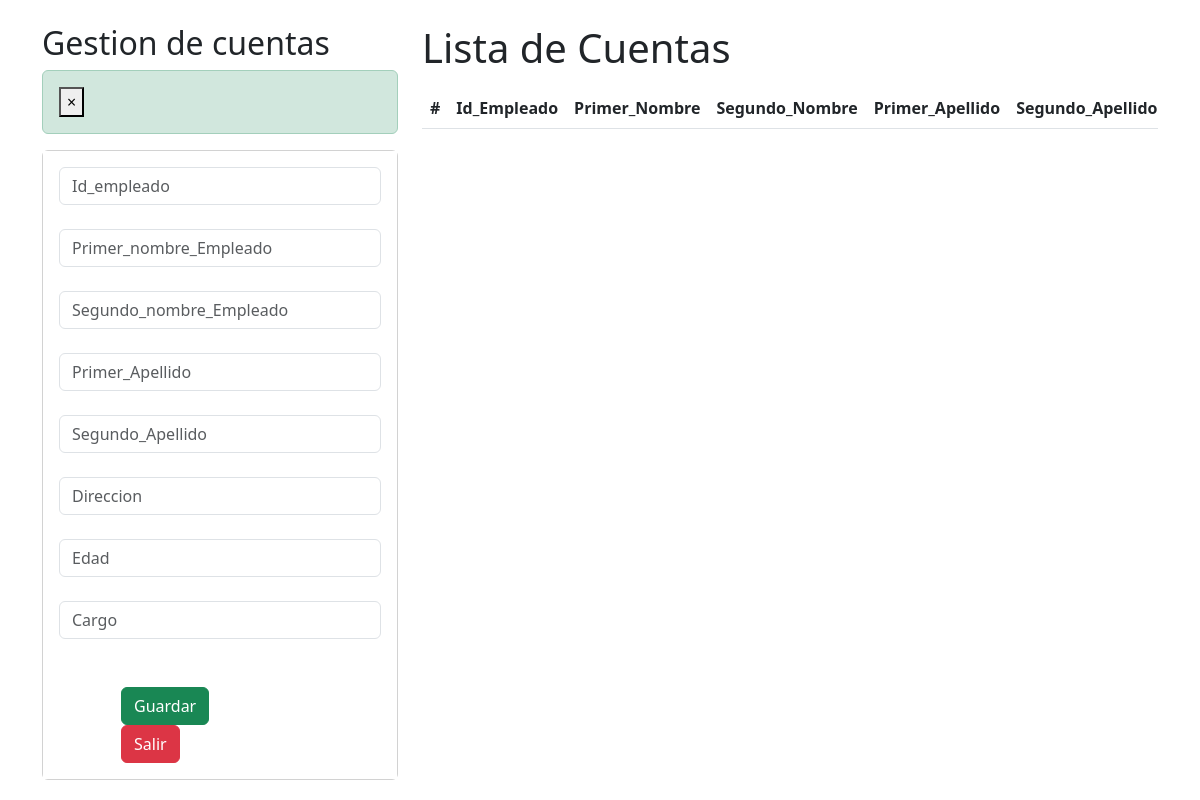
The page /crud_cuentas/ on the database as committed earlier.
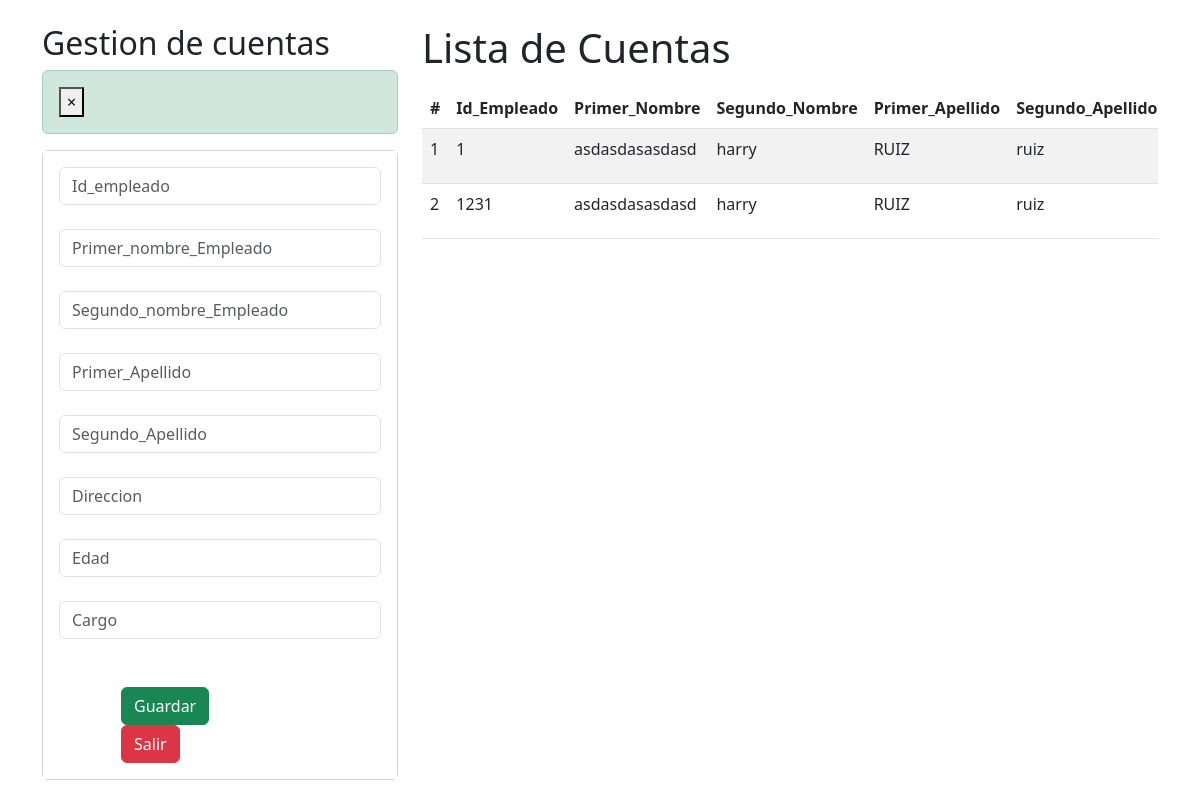
The same page on the database as committed later.
### API_Rest/models.py (models this page shows, shortened)
class Cuenta_Empleado(models.Model):
    Id_Empleado = models.CharField(primary_key=True, max_length=7)
    Primer_Nombre = models.CharField(max_length=20)
    Segundo_Nombre = models.CharField(max_length=20)
    Primer_Apellido = models.CharField(max_length=20)
    Segundo_Apellido = models.CharField(max_length=20)
    Direccion = models.CharField(max_length=20)
    Edad = models.IntegerField()
    Cargo = models.CharField(max_length=20)

### API_Rest/views.py (the view)
# urls.py: path("crud_cuentas/", crud_cuentas, name="crud_cuentas"),
def crud_cuentas(request):
    cuenta_empleado = Cuenta_Empleado.objects.all()
    return render(request, "core/crud_cuentas.html", {"cuenta_empleado": cuenta_empleado})

### API_Rest/templates/core/crud_cuentas.html (shortened to what the changed rows need)
<!DOCTYPE html>
<html>
  {% load static %}
  <head>
    <link href="https://cdn.jsdelivr.net/npm/bootstrap@5.3.0/dist/css/bootstrap.min.css" rel="stylesheet">
  </head>
    <body>
        <div id="cont_fondo">
            <div class="container py-4">
                <div class="row">
                    <div class="col-sm-12 col-md-6 col-lg-4 col-xl-4">
                        <h2>Gestion de cuentas</h2>
                    </div>
                    <div class="col-sm-12 col-md-6 col-lg-8 col-xl-8">
                        <h1>Lista de Cuentas</h1>
                        <div class="table-responsive py-2">
                            <table class="table table-striped">
                                <thead>
                                    <tr>
                                        <th>#</th>
                                        <th>Id_Empleado</th>
                                        <th>Primer_Nombre</th>
                                        <th>Segundo_Nombre</th>
                                        <th>Primer_Apellido</th>
                                        <th>Segundo_Apellido</th>
                                    </tr>
                                </thead>
                                <tbody>
                                    {% for p in cuenta_empleado %}
                                        <tr>
                                            <td>{{ forloop.counter }}</td>
                                            <td>{{ p.Id_Empleado }}</td>
                                            <td>{{ p.Primer_Nombre }}</td>
                                            <td>{{ p.Segundo_Nombre }}</td>
                                            <td>{{ p.Primer_Apellido }}</td>
                                            <td>{{ p.Segundo_Apellido }}</td>
                                        </tr>
                                    {% endfor %}
                                </tbody>
                            </table>
                        </div>
                    </div>
                </div>
            </div>
        </div>
    </body>
</body>
</html>

Rows that differ between the two databases and show on the page:
added Cuenta_Empleado: Id_Empleado "1", Primer_Nombre "asdasdasasdasd", Segundo_Nombre "harry", Primer_Apellido "RUIZ", Segundo_Apellido "ruiz"
added Cuenta_Empleado: Id_Empleado "1231", Primer_Nombre "asdasdasasdasd", Segundo_Nombre "harry", Primer_Apellido "RUIZ", Segundo_Apellido "ruiz"
